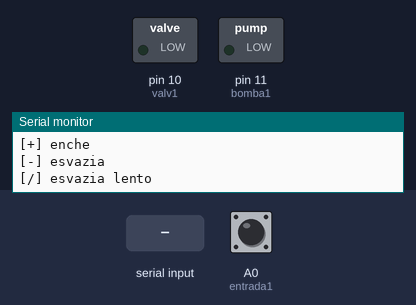
A sketch run on a simulated Arduino Uno, built with avr-gcc and run on an emulated ATmega328P. Shown: switched loads named in the sketch (green lamp = pin HIGH), the last lines printed to the serial monitor. The inputs (shaded band) are chosen by the test bench; at power-on: A0 (entrada1) HIGH.

Above: at 1.2 s.
1.3 s: "*" received over Serial
At 1.9 s:
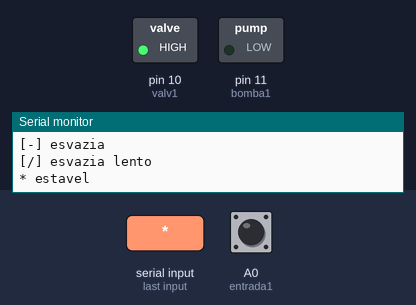
2.8 s: "+" received over Serial
At 3.1 s:
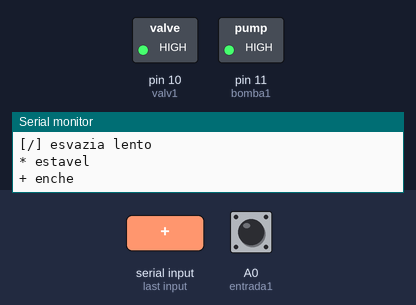
4.3 s: "/" received over Serial
At 5.4 s:
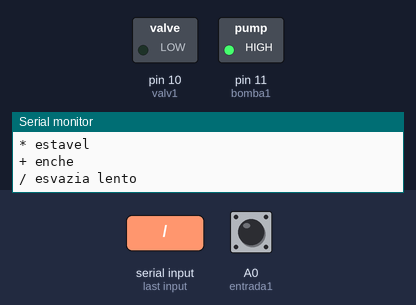
Timing chart, 0 to 7.3 s (numbered marks = the images above; inputs shaded):
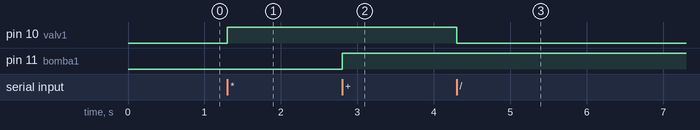

Measured:
- after the input at 1.3 s, pin 10 (valv1): LOW → HIGH at once
- after the input at 2.8 s, pin 11 (bomba1): LOW → HIGH at once
- after the input at 4.3 s, pin 10 (valv1): HIGH → LOW at once

The sketch:

wear_us_take1.ino
```cpp
// (licence header left out)
// biblioteca para tirar o ruído dos botões
#include <Bounce2.h>
Bounce botao1 = Bounce();
const int tempo1 = 200; // tempo para filtrar ruido
const int entrada1 = A0; // para o botao têxtil

// definições para a bomba e válvula
const int bomba1 = 11;
const int valv1 = 10;

const int ABRE = LOW;
const int FECHA = HIGH;

const int LIGA = HIGH;
const int DESL = LOW;

// variavel  para lembrar o estado a bomba
int estado1;

// nomes dos estados
const int ESTAVEL = 0;
const int ENCHE = 1;
const int ESVAZIA = 2;
const int ESVAZIA_LENTO = 3; // ???

void setup() {
  // configura o botao e o filtro de ruido
  pinMode(entrada1, INPUT_PULLUP);
  botao1.attach(entrada1);
  botao1.interval(tempo1);


  // configura as saídas da bomba e da válvula
  pinMode(bomba1, OUTPUT);
  pinMode(valv1, OUTPUT);
  // inicializa bomba e válvula
  esvazia();

  // porta serial para debug
  Serial.begin(9600);
  Serial.println("Wear-Us");
  Serial.println("");
  Serial.println("[*] estavel");
  Serial.println("[+] enche");
  Serial.println("[-] esvazia");
  Serial.println("[/] esvazia lento");

}

void loop() {

  // lê o botão
  botao1.update();

  // Se o botão foi apertado
  if ( botao1.fell() ) {
    switch (estado1) { // avalia caso a caso

      case ESVAZIA:
        enche();
        break;

      case ENCHE:
        estavel();
        break;

      case ESTAVEL:
        esvazia();
        break;
    } // fim do switch
  } // fim do if
  //comandos pela serial

  // verifica comandos pela serial
  debug_serial();
}

void debug_serial() {
  // se houver uma letra enviada, lê e faz eco na Serial
  if (Serial.available() > 0 ) {
    char letra = Serial.read();
    Serial.print(letra);

    // para cada letra
    switch (letra) {
      case '*':
        estavel();
        break;

      case '+':
        enche();
        break;

      case '-':
        esvazia();
        break;

      case '/':
        esvazia_lento();
        break;
    } // fim do switch
  } // fim do if
} // fim da função

void estavel() {
  estado1 = ESTAVEL;
  digitalWrite (bomba1, DESL);
  digitalWrite (valv1, FECHA);
  Serial.println(" estavel");
}

void enche() {
  estado1 =  ENCHE;
  Serial.println(" enche");
  digitalWrite (bomba1, LIGA);
  digitalWrite (valv1, FECHA);
}

void esvazia() {
  estado1 =  ESVAZIA;
  Serial.println(" esvazia");
  digitalWrite (bomba1, DESL);
  digitalWrite (valv1, ABRE);
}

void esvazia_lento() {
  estado1 =  ESVAZIA_LENTO;
  Serial.println(" esvazia lento");
  digitalWrite (bomba1, LIGA);
  digitalWrite (valv1, ABRE);
}
```

license.ino
```cpp
// (licence header left out)

```
